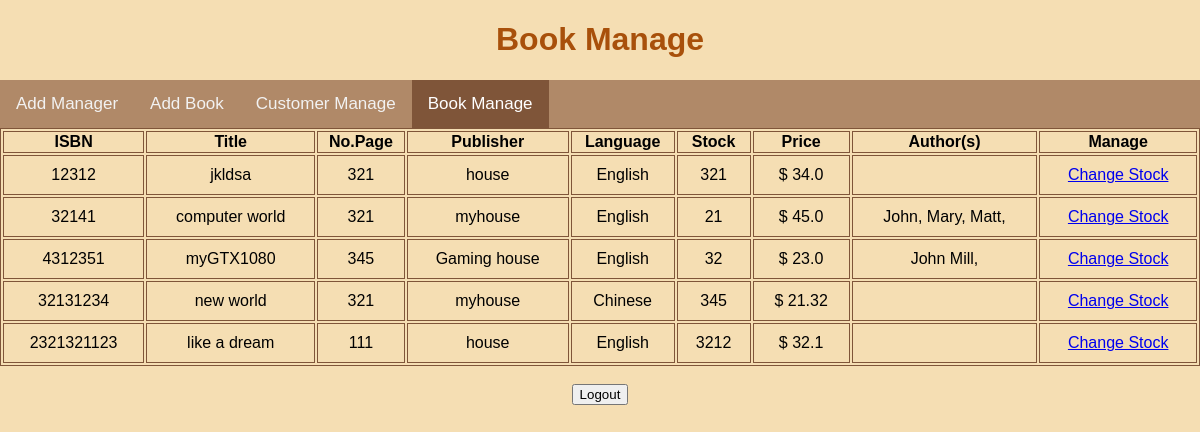
Page /bookMana on the committed database.
### app.py (models this page shows)
class Book(db.Model):
    ISBN = db.Column(db.Integer,nullable=False,primary_key=True)
    title = db.Column(db.String(30),nullable=False)
    page = db.Column(db.Integer)
    date = db.Column(db.DateTime,nullable=False, default=datetime.utcnow)
    publisher = db.Column(db.String(30), nullable=False)
    language = db.Column(db.String(30),nullable=False,default="English")
    stock = db.Column(db.Integer,nullable=False)
    price = db.Column(db.Float,nullable=False)

class Author(db.Model):
    __tablename__ = 'Author'
    name = db.Column(db.String(30),nullable=False)
    ISBN = db.Column(db.Integer,db.ForeignKey('book.ISBN', ondelete='CASCADE'),nullable=False)
    __table_args__ = (
    db.PrimaryKeyConstraint(
        name, ISBN,
        ),
    )

### app.py (the view)
@app.route('/bookMana')
def bookMana():
    authors=Author.query.all()
    books=Book.query.all()
    return render_template('bookManage.html',allbook=books,allAuthors=authors)

### templates/bookManage.html (shortened to what this page needs)
{% extends "base.html" %}
{% block body %}
<h1 id="top">Book Manage</h1>
<div class="topnav">
    <a href="/managerAdd">Add Manager</a>
    <a href="/bookAdd">Add Book</a>
    <a href="/customerMana">Customer Manage</a>
    <a class="active" href="/bookMana">Book Manage</a>
</div>
<div class=content>
<table class=users>
    <tr>
        <th>ISBN</th>
        <th>Title</th>
        <th>No.Page</th>
        <th>Publisher</th>
        <th>Language</th>
        <th>Stock</th>
        <th>Price</th>
        <th>Author(s)</th>
        <th>Manage</th>
    </tr>
    {% for book in allbook %}
        <tr>
            <td>{{ book.ISBN }}</td>
            <td>{{ book.title }}</td>
            <td>{{ book.page }}</td>
            <td>{{ book.publisher }}</td>
            <td>{{ book.language }}</td>
            <td>{{ book.stock }}</td>
            <td>&#36 {{ book.price }}</td>
            <td>{% for author in allAuthors %}
                    {%if author.ISBN==book.ISBN%}
                        {{author.name}},
                    {%endif%}
                {%endfor%}
            </td>
            <td>
                <a href="/updateb/{{book.ISBN}}">Change Stock</a>
            </td>
        </tr>
    {% endfor %}
</table>
</div>
<br>
<div class="toIndex"><form action='/' ><input type="submit" value="Logout"></form></div>
{% endblock %}

### static/css/main.css (style rules this page uses)
body { margin:0; font-family: sans-serif; background-color: wheat; }
h1 { font-family:'Gill Sans', 'Gill Sans MT', Calibri, 'Trebuchet MS', sans-serif ; color: #A8500B; }
.toIndex { display: flex; justify-content: center; text-align: center; }
#top { text-align: center; }
.topnav { background-color: #b08968; overflow: hidden; }
.topnav a { float: left; color: #f2f2f2; text-align: center; padding: 14px 16px; text-decoration: none; font-size: 17px; }
.topnav a.active { background-color: #7f5539; color: white; }
table, td, th { border: 1px solid #7f5539; }
table { width: 100%; }
td { text-align: center; padding: 10px; }

### rows in the picture
Book: ISBN "12312", title "jkldsa", page "321", publisher "house", language "English", stock "321", price "34.0"
Book: ISBN "32141", title "computer world", page "321", publisher "myhouse", language "English", stock "21", price "45.0"
Author: name "John"
Author: name "Mary"
Author: name "Matt"
Book: ISBN "4312351", title "myGTX1080", page "345", publisher "Gaming house", language "English", stock "32", price "23.0"
Author: name "John Mill"
Book: ISBN "32131234", title "new world", page "321", publisher "myhouse", language "Chinese", stock "345", price "21.32"
Book: ISBN "2321321123", title "like a dream", page "111", publisher "house", language "English", stock "3212", price "32.1"
